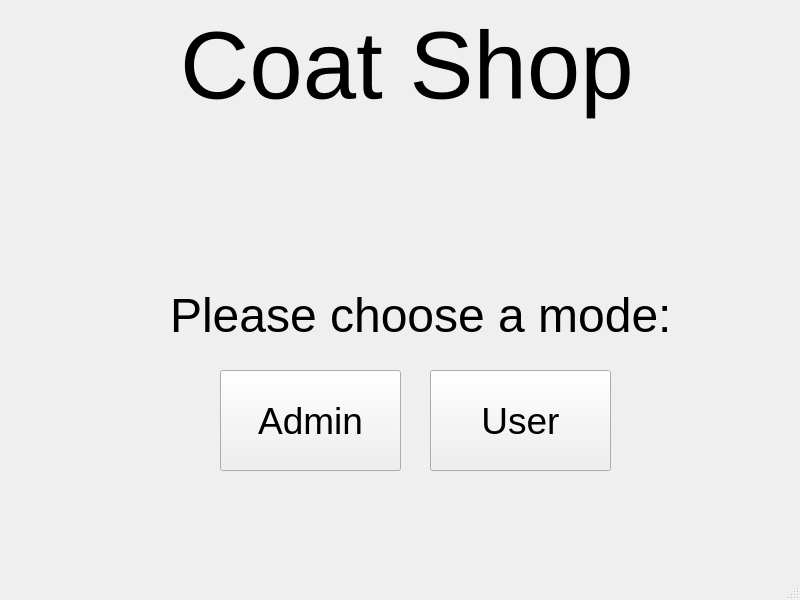
<?xml version="1.0" encoding="UTF-8"?>
<ui version="4.0">
 <class>appMode</class>
 <widget class="QMainWindow" name="appMode">
  <property name="geometry">
   <rect>
    <x>0</x>
    <y>0</y>
    <width>800</width>
    <height>600</height>
   </rect>
  </property>
  <property name="windowTitle">
   <string>MainWindow</string>
  </property>
  <widget class="QWidget" name="centralwidget">
   <widget class="QLabel" name="label">
    <property name="geometry">
     <rect>
      <x>180</x>
      <y>10</y>
      <width>501</width>
      <height>111</height>
     </rect>
    </property>
    <property name="font">
     <font>
      <pointsize>72</pointsize>
     </font>
    </property>
    <property name="text">
     <string>Coat Shop</string>
    </property>
   </widget>
   <widget class="QLabel" name="label_2">
    <property name="geometry">
     <rect>
      <x>170</x>
      <y>270</y>
      <width>521</width>
      <height>91</height>
     </rect>
    </property>
    <property name="font">
     <font>
      <pointsize>36</pointsize>
     </font>
    </property>
    <property name="text">
     <string>Please choose a mode:</string>
    </property>
   </widget>
   <widget class="QPushButton" name="adminButton">
    <property name="geometry">
     <rect>
      <x>220</x>
      <y>370</y>
      <width>181</width>
      <height>101</height>
     </rect>
    </property>
    <property name="font">
     <font>
      <pointsize>28</pointsize>
     </font>
    </property>
    <property name="text">
     <string>Admin</string>
    </property>
   </widget>
   <widget class="QPushButton" name="userButton">
    <property name="geometry">
     <rect>
      <x>430</x>
      <y>370</y>
      <width>181</width>
      <height>101</height>
     </rect>
    </property>
    <property name="font">
     <font>
      <pointsize>28</pointsize>
     </font>
    </property>
    <property name="text">
     <string>User</string>
    </property>
   </widget>
  </widget>
  <widget class="QMenuBar" name="menubar">
   <property name="geometry">
    <rect>
     <x>0</x>
     <y>0</y>
     <width>800</width>
     <height>21</height>
    </rect>
   </property>
  </widget>
  <widget class="QStatusBar" name="statusbar"/>
 </widget>
 <resources/>
 <connections/>
</ui>
